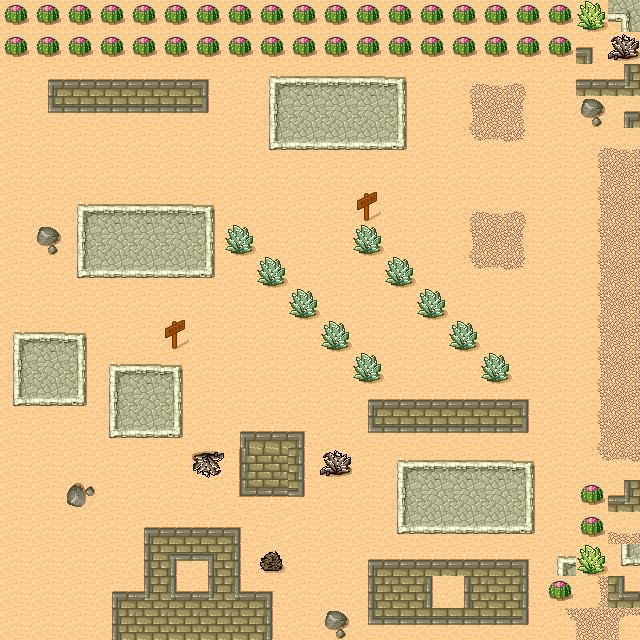

The image is a tile-based game level rendered from a .tmx file. Its description and complete source (layers, tilesets, objects, tile grids) follow:
An orthogonal 20x20 tile map with 32x32 px tiles, 1 tile layer (Calque de Tile 1).

<map version="1.0" tiledversion="2018.03.04" orientation="orthogonal" renderorder="right-down" width="20" height="20" tilewidth="32" tileheight="32" infinite="0" nextobjectid="1">
 <tileset firstgid="1" source="tmw_desert_spacing.tsx" />
 <layer name="Calque de Tile 1" width="20" height="20">
  <data encoding="csv">
31,31,31,31,31,31,31,31,31,31,31,31,31,31,31,31,31,31,40,37,
31,31,31,31,31,31,31,31,31,31,31,31,31,31,31,31,31,31,3,39,
30,1,2,2,2,2,3,30,25,26,26,26,27,30,6,7,8,30,2,29,
30,17,18,18,18,18,19,30,33,34,34,34,35,30,14,15,16,30,32,1,
30,30,30,30,30,30,30,30,41,42,42,42,43,30,22,23,24,30,6,7,
30,30,30,30,30,30,30,30,30,30,30,30,30,30,30,30,30,30,14,15,
30,30,25,26,26,26,27,30,30,30,30,46,30,30,6,7,8,30,14,15,
30,32,33,34,34,34,35,38,30,30,30,38,30,30,14,15,16,30,14,15,
30,30,41,42,42,42,43,30,38,30,30,30,38,30,22,23,24,30,14,15,
30,30,30,30,30,30,30,30,30,38,30,30,30,38,30,30,30,30,14,15,
25,26,27,30,30,46,30,30,30,30,38,30,30,30,38,30,30,30,14,15,
33,34,35,25,26,27,30,30,30,30,30,38,30,30,30,38,30,30,14,15,
41,42,43,33,34,35,30,30,30,30,30,1,2,2,2,2,3,30,14,15,
30,30,30,41,42,43,30,1,2,3,30,17,18,18,18,18,19,30,14,15,
30,30,30,30,30,30,3221225511,3221225483,3221225482,11,39,30,25,26,26,26,27,30,22,23,
30,30,1610612768,30,30,30,3221225502,3221225475,3221225474,19,30,30,33,34,34,34,35,30,31,29,
30,30,30,30,1,2,2,3,3221225502,30,30,30,41,42,42,42,43,30,31,7,
30,30,30,30,9,20,21,11,47,30,30,1,2,2,2,2,3,25,40,41,
30,30,30,1,29,28,29,28,3,30,30,9,10,11,9,10,11,31,14,28,
30,30,30,9,10,10,10,10,11,30,32,17,18,18,18,18,19,22,15,4
</data>
 </layer>
</map>
